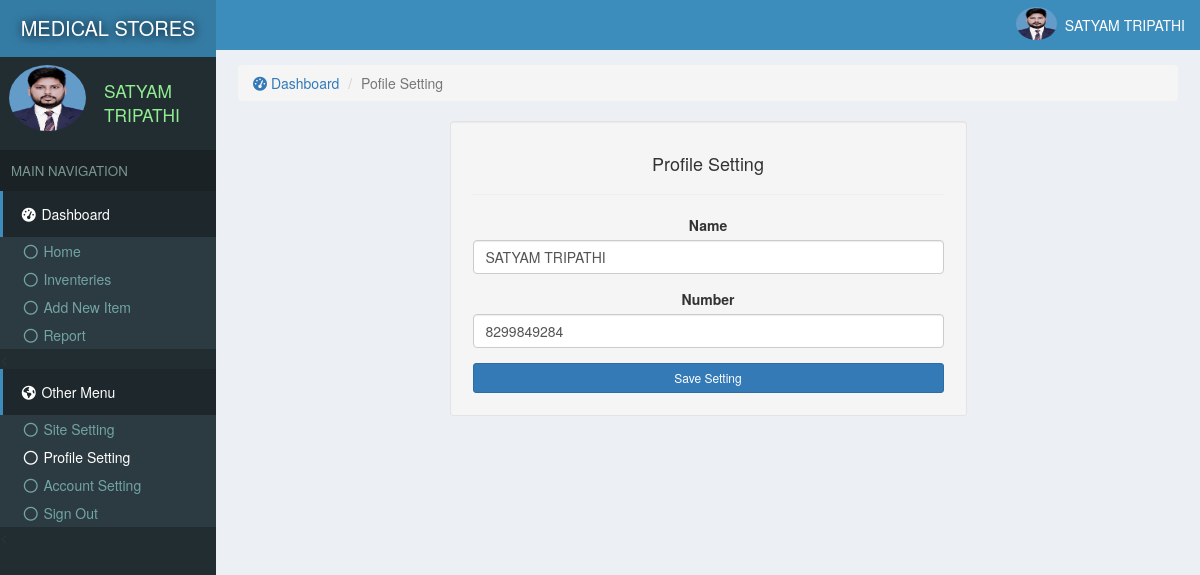
The app's page /profile.php (signed in) with its own data.
### tables this page shows
CREATE TABLE `site` (
  `id` int(11) NOT NULL,
  `title` varchar(222) NOT NULL,
  `name` varchar(222) NOT NULL
);

CREATE TABLE `users` (
  `id` int(11) NOT NULL,
  `email` varchar(222) NOT NULL,
  `password` varchar(222) NOT NULL,
  `name` varchar(222) NOT NULL,
  `pic` varchar(222) NOT NULL,
  `number` varchar(222) NOT NULL,
  `date` timestamp NOT NULL DEFAULT current_timestamp()
);

### assets/function.php (called while the page is built, shortened)
<?php
function siteName()
{
	global $con;
	$array = $con->query("select * from site where id='1'");
	$row = $array->fetch_assoc();
	return $row['name'];
}
 ?>

### assets/db.php (called while the page is built, shortened)
<?php
    $con = new mysqli('localhost','root','','store');
    $array = $con->query("select * from users where id ='$_SESSION[userId]'");
    $user = $array->fetch_assoc();
?>

### profile.php (the view, shortened to what this page needs)
<?php require "assets/function.php" ?>
<?php require 'assets/db.php';?>
<!DOCTYPE html>
<html>
<head>
  <?php require "assets/autoloader.php" ?>
</head>
<body style="background: #ECF0F5;padding:0;margin:0">
<div class="dashboard" style="position: fixed;width: 18%;height: 100%;background:#222D32">
  <div style="background:#357CA5;padding: 14px 3px;color:white;font-size: 15pt;text-align: center;text-shadow: 1px 1px 11px black">
    <a href="index.php" style="color: white;text-decoration: none;"><?php echo strtoupper(siteName()); ?> </a>
  </div>
  <div class="flex" style="padding: 3px 7px;margin:5px 2px;">
    <div><img src="photo/<?php echo $user['pic'] ?>" class='img-circle' style='width: 77px;height: 66px'></div>
    <div style="color:lightgreen;font-size: 13pt;padding: 14px 7px;margin-left: 11px;"><?php echo ucfirst($user['name']); ?></div>
  </div>
  <div style="background: #1A2226;font-size: 10pt;padding: 11px;color: #79978F">MAIN NAVIGATION</div>
  <div>
    <div style="background:#1E282C;color: white;padding: 13px 17px;border-left: 3px solid #3C8DBC;"><span><i class="fa fa-dashboard fa-fw"></i> Dashboard</span></div>
    <div class="item">
      <ul class="nostyle zero">
        <a href="index.php"><li ><i class="fa fa-circle-o fa-fw"></i> Home</li></a>
        <a href="inventeries.php"><li><i class="fa fa-circle-o fa-fw"></i> Inventeries</li></a>
       <a href="addnew.php"><li ><i class="fa fa-circle-o fa-fw"></i> Add New Item</li></a>
        <a href="reports.php"><li><i class="fa fa-circle-o fa-fw"></i> Report</li></a>
      </ul><
    </div>
  </div>
  <div style="background:#1E282C;color: white;padding: 13px 17px;border-left: 3px solid #3C8DBC;"><span><i class="fa fa-globe fa-fw"></i> Other Menu</span></div>
  <div class="item">
      <ul class="nostyle zero">
        <a href="sitesetting.php"><li ><i class="fa fa-circle-o fa-fw"></i> Site Setting</li></a>
       <a href="profile.php"><li style="color: white"><i class="fa fa-circle-o fa-fw"></i> Profile Setting</li></a>
        <a href="accountSetting.php"><li><i class="fa fa-circle-o fa-fw"></i> Account Setting</li></a>
        <a href="logout.php"><li><i class="fa fa-circle-o fa-fw"></i> Sign Out</li></a>
      </ul><
    </div>
</div>
<div class="marginLeft" >
  <div style="color:white;background:#3C8DBC" >
    <div class="pull-right flex rightAccount" style="padding-right: 11px;padding: 7px;">
      <div><img src="photo/<?php echo $user['pic'] ?>" style='width: 41px;height: 33px;' class='img-circle'></div>
      <div style="padding: 8px"><?php echo ucfirst($user['name']) ?></div>
    </div>
  </div>
  <div class="content2">
<ol class="breadcrumb ">
        <li><a href="index.php"><i class="fa fa-dashboard"></i> Dashboard</a></li>
        <li class="active">Pofile Setting</li>
    </ol>
    <div style="width: 55%;margin: auto;padding: 22px;" class="well well-sm center">
      <h4>Profile Setting</h4><hr>
      <form method="POST">
         <div class="form-group">
            <label for="some" class="col-form-label">Name</label>
            <input type="text" name="name" class="form-control" value="<?php echo $user['name'] ?>" id="some" required>
          </div>
          <div class="form-group">
            <label for="some" class="col-form-label">Number</label>
            <input type="text" name="number" value="<?php echo $user['number'] ?>" class="form-control" id="some"  required>
          </div>
          <div class="center">
            <button class="btn btn-primary btn-sm btn-block" name="saveSetting">Save Setting</button>
          </div>
        </form>
    </div>
</div>
</body>
</html>

### records on screen
site: name "MEDICAL STORES"
users: pic (picture), name "SATYAM TRIPATHI", number "8299849284"
